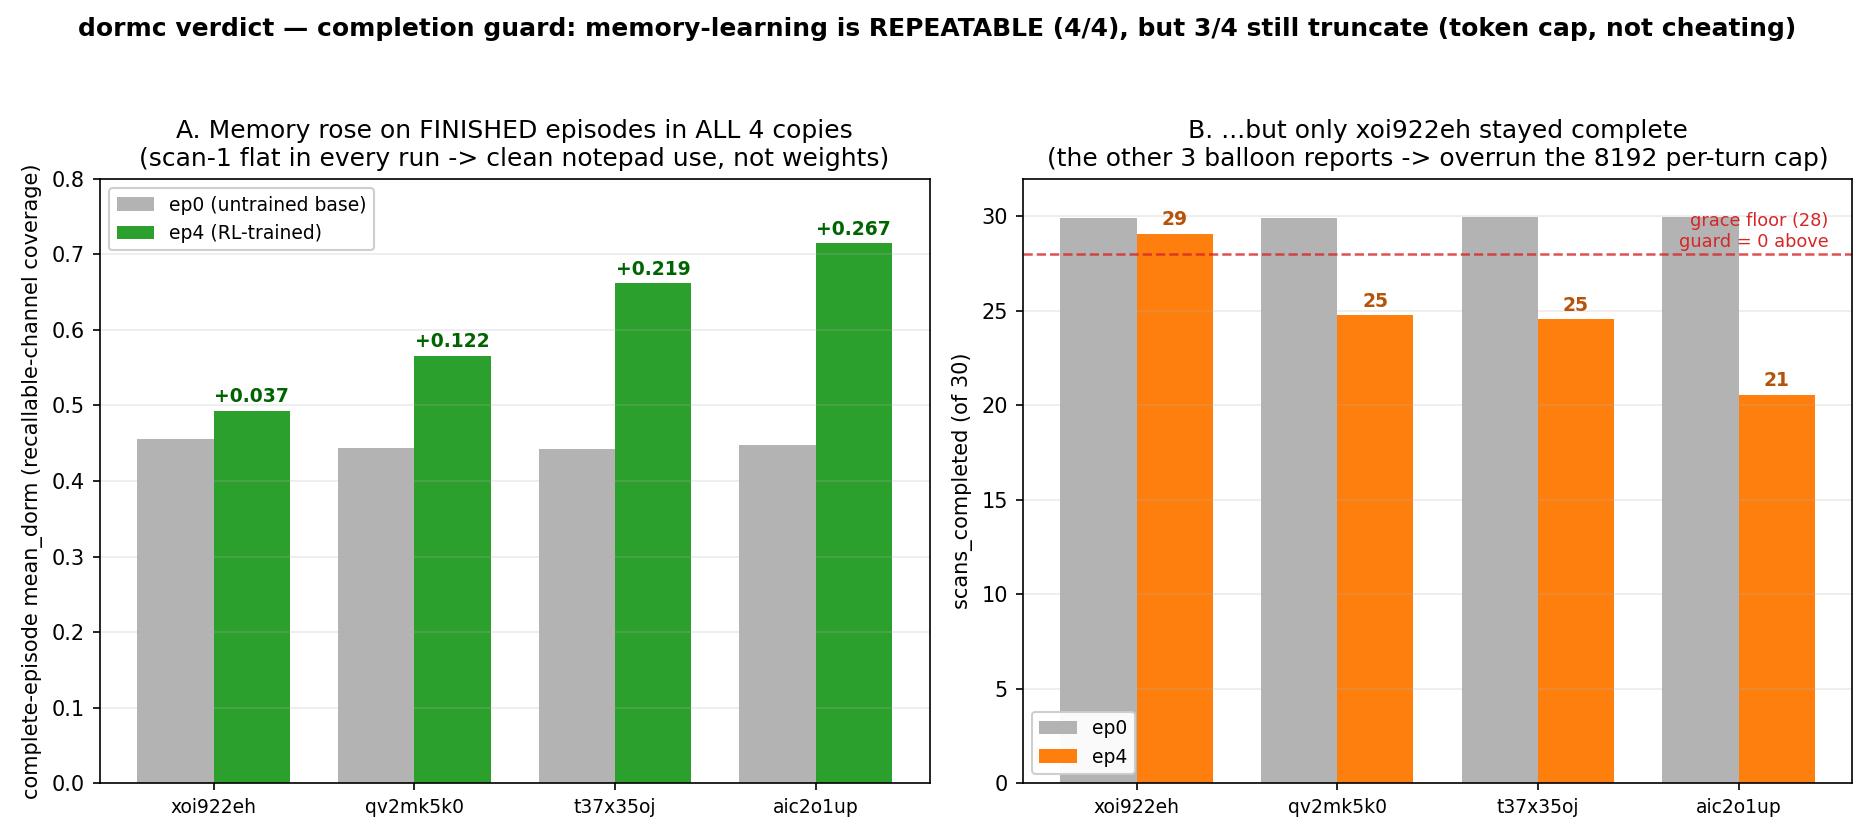

This figure's Python source:
"""dormc verdict chart: the completion-guard replication (4 identical copies, lr 2e-4, 5 ep, 8 cand).
Two panels tell the whole story:
  A) complete-episode mean_dorm ep0->ep4 rose in ALL 4 runs (the repeatable memory-learning).
  B) scans_completed ep0->ep4 held ~29 only for xoi922eh; the other 3 truncated (the caveat: richer
     reports overrun the 8192 per-turn cap). Bigger dorm gain <-> heavier truncation.
Data from autopsy_dormc.py (complete-episode slices) + output_metrics curves (scans_completed ep0,ep4)."""
import matplotlib
matplotlib.use("Agg")
import matplotlib.pyplot as plt
import numpy as np

REPO = "/Users/sten/Documents/Coding/fireworks/clbench-fireworks-rft"

# ordered by memory gain (also the truncation-severity order)
runs   = ["xoi922eh", "qv2mk5k0", "t37x35oj", "aic2o1up"]
dorm0  = [0.456, 0.444, 0.443, 0.448]   # complete-episode mean_dorm, ep0
dorm4  = [0.493, 0.566, 0.662, 0.715]   # complete-episode mean_dorm, ep4
scan0  = [29.911, 29.896, 29.979, 29.958]
scan4  = [29.099, 24.776, 24.557, 20.573]

x = np.arange(len(runs)); w = 0.38
fig, (axA, axB) = plt.subplots(1, 2, figsize=(12.5, 5.6))

# ---- Panel A: complete-episode memory gain ----
axA.bar(x - w/2, dorm0, w, color="0.7", label="ep0 (untrained base)")
axA.bar(x + w/2, dorm4, w, color="tab:green", label="ep4 (RL-trained)")
for i in range(len(runs)):
    axA.annotate(f"+{dorm4[i]-dorm0[i]:.3f}", xy=(x[i]+w/2, dorm4[i]),
                 xytext=(0, 4), textcoords="offset points", ha="center",
                 fontsize=9, color="darkgreen", fontweight="bold")
axA.set_xticks(x); axA.set_xticklabels(runs, fontsize=9)
axA.set_ylabel("complete-episode mean_dorm (recallable-channel coverage)")
axA.set_title("A. Memory rose on FINISHED episodes in ALL 4 copies\n"
              "(scan-1 flat in every run -> clean notepad use, not weights)")
axA.set_ylim(0, 0.80); axA.legend(loc="upper left", fontsize=9, framealpha=0.95)
axA.grid(axis="y", alpha=0.25)

# ---- Panel B: scans_completed (the truncation caveat) ----
axB.axhline(28, ls="--", color="tab:red", lw=1.2, alpha=0.8)
axB.text(3.45, 28.2, "grace floor (28)\nguard = 0 above", color="tab:red",
         fontsize=8.5, va="bottom", ha="right")
axB.bar(x - w/2, scan0, w, color="0.7", label="ep0")
axB.bar(x + w/2, scan4, w, color="tab:orange", label="ep4")
for i in range(len(runs)):
    axB.annotate(f"{scan4[i]:.0f}", xy=(x[i]+w/2, scan4[i]),
                 xytext=(0, 4), textcoords="offset points", ha="center",
                 fontsize=9, color="#b45309", fontweight="bold")
axB.set_xticks(x); axB.set_xticklabels(runs, fontsize=9)
axB.set_ylabel("scans_completed (of 30)")
axB.set_title("B. ...but only xoi922eh stayed complete\n"
              "(the other 3 balloon reports -> overrun the 8192 per-turn cap)")
axB.set_ylim(0, 32); axB.legend(loc="lower left", fontsize=9, framealpha=0.95)
axB.grid(axis="y", alpha=0.25)

fig.suptitle("dormc verdict — completion guard: memory-learning is REPEATABLE (4/4), "
             "but 3/4 still truncate (token cap, not cheating)", fontsize=12, fontweight="bold")
fig.tight_layout(rect=[0, 0, 1, 0.95])
fig.savefig(f"{REPO}/live_assets/chart_dormc_verdict.png", dpi=150)
print("written chart_dormc_verdict.png")
